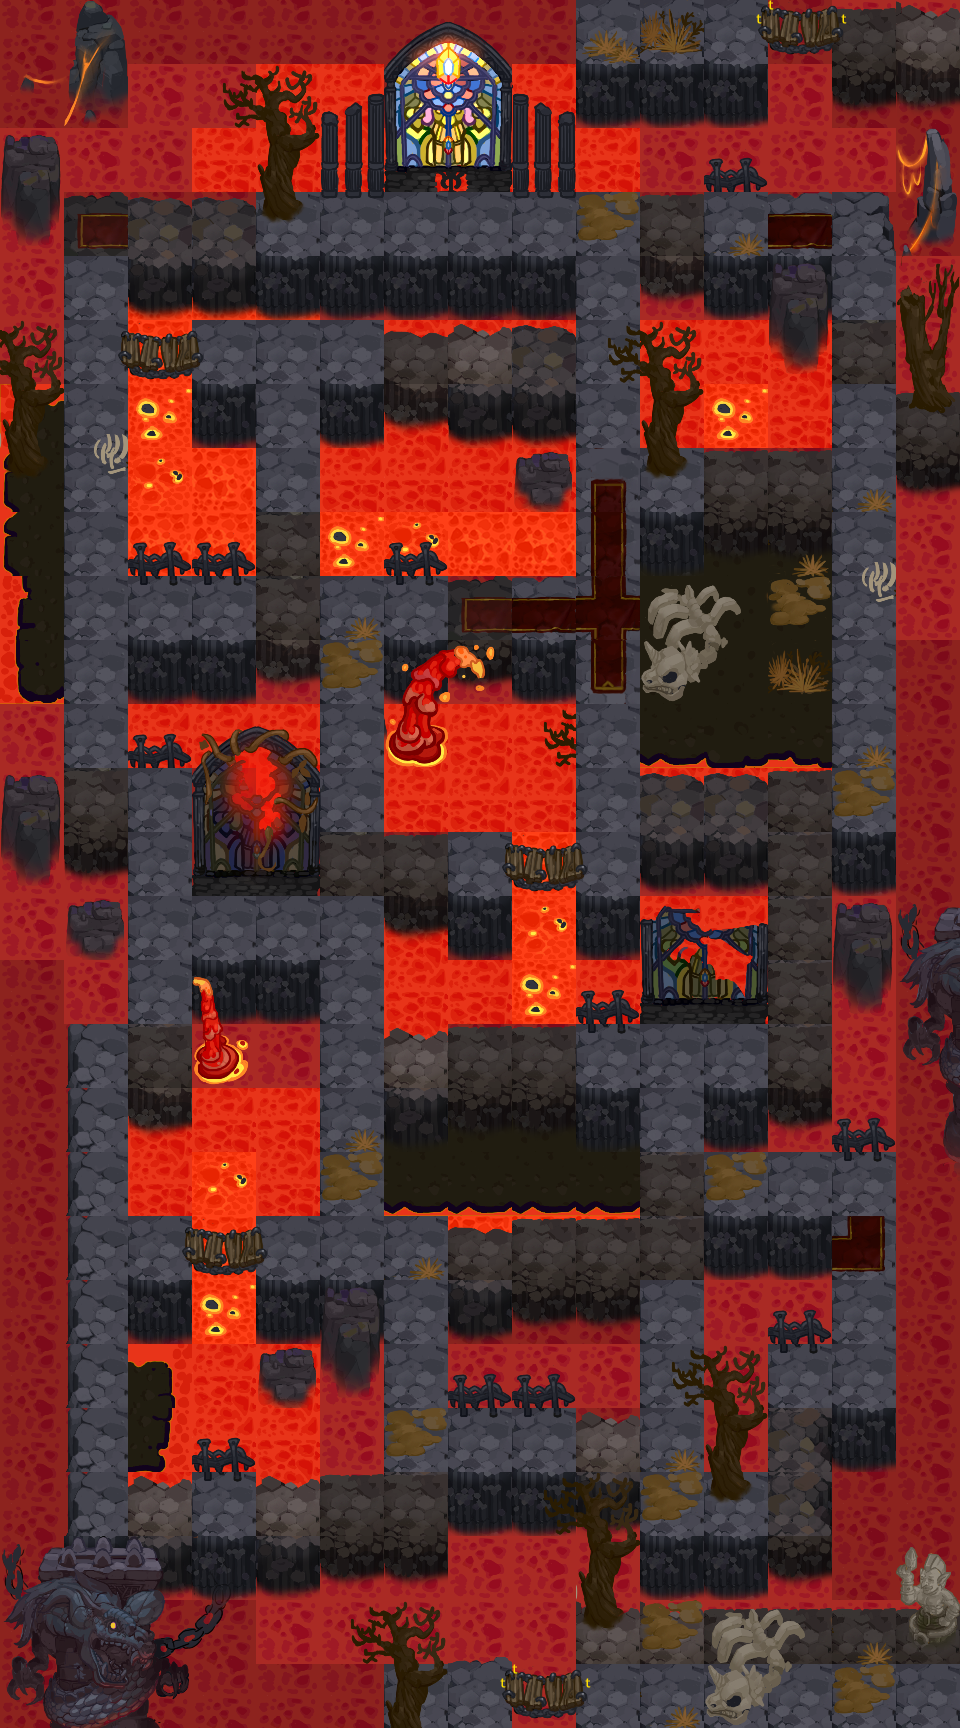

A 2D game scene composited from a Tiled map and its tileset images. What follows is a short description and the map's XML, with each tile layer's data collapsed to a summary:
An orthogonal 15x27 tile map with 64x64 px tiles, 7 tile layers (background, background_top, block, block_top, ...), 4 tilesets and 8 objects (5x monster, move_3, move_2, move_1).

<map version="1.2" tiledversion="1.2.2" orientation="orthogonal" renderorder="left-down" width="15" height="27" tilewidth="64" tileheight="64" infinite="0" nextlayerid="55" nextobjectid="229">
 <tileset firstgid="1" name="volcano_block_1" tilewidth="64" tileheight="64" tilecount="64" columns="8">
  <image source="img/volcano_block_1.png" width="512" height="512" />
 </tileset>
 <tileset firstgid="65" name="diamond" tilewidth="64" tileheight="64" tilecount="64" columns="8">
  <image source="img/diamond.png" width="512" height="512" />
 </tileset>
 <tileset firstgid="129" name="volcano_bg_1" tilewidth="64" tileheight="64" tilecount="64" columns="8">
  <image source="img/volcano_bg_1.png" width="512" height="512" />
 </tileset>
 <tileset firstgid="193" name="volcano_top_1" tilewidth="64" tileheight="64" tilecount="64" columns="8">
  <image source="img/volcano_top_1.png" width="512" height="512" />
 </tileset>
 <layer id="45" name="background" width="15" height="27">
  <data>[405 cells, 405 non-empty, 7 distinct tile ids]</data>
 </layer>
 <layer id="46" name="background_top" width="15" height="27">
  <data>[405 cells, 137 non-empty, 25 distinct tile ids]</data>
 </layer>
 <layer id="47" name="block" width="15" height="27">
  <data>[405 cells, 268 non-empty, 19 distinct tile ids]</data>
 </layer>
 <layer id="48" name="block_top" width="15" height="27">
  <data>[405 cells, 115 non-empty, 33 distinct tile ids]</data>
 </layer>
 <layer id="49" name="diamond" width="15" height="27">
  <data>[405 cells, 60 non-empty, 1 distinct tile ids]</data>
 </layer>
 <objectgroup color="#ffaaff" id="50" name="trigger" visible="0" />
 <objectgroup color="#ff0000" id="51" name="monster" visible="0">
  <object id="224" name="monster" x="704" y="448" width="64" height="64">
   <properties>
    <property name="Direction_Arr" value="0" />
    <property name="ID_Arr" value="801" />
    <property name="Interval" type="int" value="5000" />
    <property name="Move_Arr" value="0" />
    <property name="Order" type="int" value="1" />
    <property name="Time" type="int" value="0" />
   </properties>
  </object>
  <object id="225" name="monster" x="448" y="832" width="64" height="64">
   <properties>
    <property name="Direction_Arr" value="0" />
    <property name="ID_Arr" value="106" />
    <property name="Interval" type="int" value="5000" />
    <property name="Move_Arr" value="0" />
    <property name="Order" type="int" value="1" />
    <property name="Time" type="int" value="0" />
   </properties>
  </object>
  <object id="226" name="monster" x="448" y="320" width="64" height="64">
   <properties>
    <property name="Direction_Arr" value="0" />
    <property name="ID_Arr" value="1001" />
    <property name="Interval" type="int" value="5000" />
    <property name="Move_Arr" value="0" />
    <property name="Order" type="int" value="1" />
    <property name="Time" type="int" value="0" />
   </properties>
  </object>
  <object id="227" name="monster" x="832" y="320" width="64" height="64">
   <properties>
    <property name="Direction_Arr" value="0" />
    <property name="ID_Arr" value="106" />
    <property name="Interval" type="int" value="5000" />
    <property name="Move_Arr" value="0" />
    <property name="Order" type="int" value="1" />
    <property name="Time" type="int" value="0" />
   </properties>
  </object>
  <object id="228" name="monster" x="64" y="448" width="64" height="64">
   <properties>
    <property name="Direction_Arr" value="0" />
    <property name="ID_Arr" value="106" />
    <property name="Interval" type="int" value="5000" />
    <property name="Move_Arr" value="0" />
    <property name="Order" type="int" value="1" />
    <property name="Time" type="int" value="0" />
   </properties>
  </object>
 </objectgroup>
 <objectgroup color="#00ff00" id="52" name="player" visible="0">
  <object id="110" name="move_3" x="512" y="1408" width="64" height="64" />
  <object id="109" name="move_2" x="512" y="1408" width="64" height="64" />
  <object id="107" name="move_1" x="512" y="1408" width="64" height="64" />
 </objectgroup>
 <layer id="53" name="all_top_1" width="15" height="27">
  <data>[405 cells, 77 non-empty, 46 distinct tile ids]</data>
 </layer>
 <layer id="54" name="all_top_2" width="15" height="27">
  <data>[405 cells, 0 non-empty, 0 distinct tile ids]</data>
 </layer>
</map>
